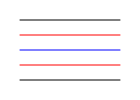
Frame 1 (no input)
Frame 2 (the mouse pressed at the canvas centre, redrawn once): identical to frame 1, image omitted

The p5.js sketch that drew this single still picture (run headless with seeded random() and noise() and a simulated clock; the mouse was pressed at the canvas centre and the sketch redrawn once):

// p5.js sketch
// ── sketch.js
p5.disableFriendlyErrors = true;

function setup() {
  createCanvas(140, 100);
  noLoop();

  window.runStrokeStackExport = function() {
    beginRecordSvg(window, null);
    drawStrokeStackScene();
    return endRecordSvg();
  };
}

function draw() {
  background(255);
  drawStrokeStackScene();
}

function drawStrokeStackScene() {
  noFill();
  stroke("black");
  strokeWeight(1);

  line(20, 20, 120, 20);

  push();
  stroke("red");
  line(20, 35, 120, 35);

  push();
  stroke("blue");
  line(20, 50, 120, 50);
  pop();

  line(20, 65, 120, 65);
  pop();

  line(20, 80, 120, 80);
}

// ── runner-v1.html
<!doctype html>
<html lang="en">
  <head>
    <meta charset="utf-8">
    <title>p5.plotSvg stroke stack test - p5 v1</title>
    <script src="../p5.js-v.1.11.13/p5.js"></script>
    <script src="../../lib/p5.plotSvg.js"></script>
  </head>
  <body>
    <main></main>
    <script src="sketch.js"></script>
  </body>
</html>

// ── runner-v2.html
<!doctype html>
<html lang="en">
  <head>
    <meta charset="utf-8">
    <title>p5.plotSvg stroke stack test - p5 v2</title>
    <script src="../p5.js-v2.3.0/p5.js"></script>
    <script src="../../lib/p5.plotSvg.js"></script>
  </head>
  <body>
    <main></main>
    <script src="sketch.js"></script>
  </body>
</html>
